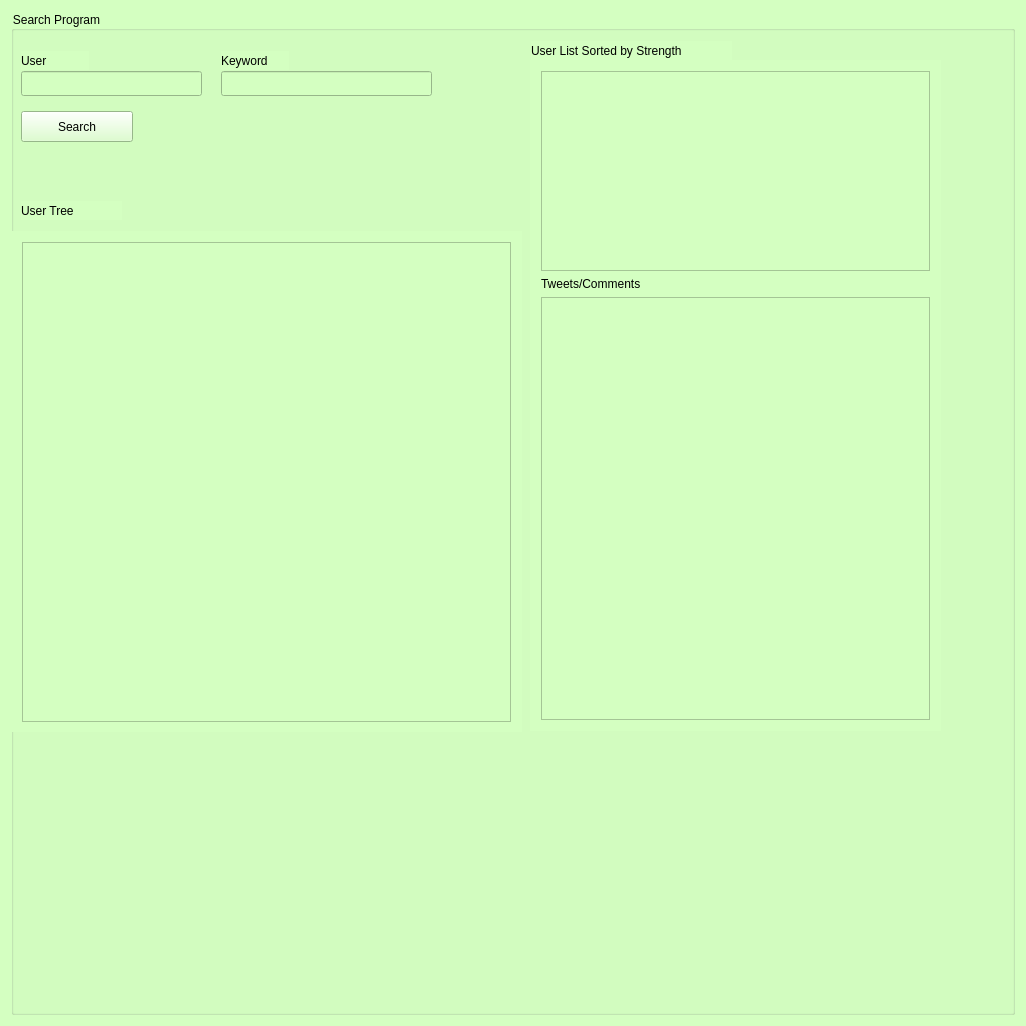
<?xml version="1.0" encoding="UTF-8"?>
<ui version="4.0">
 <class>Window</class>
 <widget class="QWidget" name="Window">
  <property name="geometry">
   <rect>
    <x>0</x>
    <y>0</y>
    <width>1026</width>
    <height>1026</height>
   </rect>
  </property>
  <property name="minimumSize">
   <size>
    <width>0</width>
    <height>0</height>
   </size>
  </property>
  <property name="windowTitle">
   <string>Window</string>
  </property>
  <property name="styleSheet">
   <string notr="true">background-color: rgb(212, 255, 193);
</string>
  </property>
  <layout class="QVBoxLayout" name="verticalLayout">
   <item>
    <widget class="QGroupBox" name="groupBox">
     <property name="minimumSize">
      <size>
       <width>1000</width>
       <height>850</height>
      </size>
     </property>
     <property name="title">
      <string>Search Program</string>
     </property>
     <widget class="QWidget" name="layoutWidget">
      <property name="geometry">
       <rect>
        <x>0</x>
        <y>220</y>
        <width>511</width>
        <height>501</height>
       </rect>
      </property>
      <layout class="QHBoxLayout" name="horizontalLayout">
       <property name="sizeConstraint">
        <enum>QLayout::SetDefaultConstraint</enum>
       </property>
       <item>
        <widget class="QTreeView" name="treeView">
         <property name="minimumSize">
          <size>
           <width>400</width>
           <height>480</height>
          </size>
         </property>
         <property name="maximumSize">
          <size>
           <width>500</width>
           <height>500</height>
          </size>
         </property>
         <attribute name="headerVisible">
          <bool>false</bool>
         </attribute>
        </widget>
       </item>
      </layout>
     </widget>
     <widget class="QLabel" name="label">
      <property name="geometry">
       <rect>
        <x>10</x>
        <y>40</y>
        <width>68</width>
        <height>19</height>
       </rect>
      </property>
      <property name="text">
       <string>User</string>
      </property>
     </widget>
     <widget class="QLineEdit" name="user_text">
      <property name="geometry">
       <rect>
        <x>10</x>
        <y>60</y>
        <width>181</width>
        <height>25</height>
       </rect>
      </property>
     </widget>
     <widget class="QLineEdit" name="keyword_text">
      <property name="geometry">
       <rect>
        <x>210</x>
        <y>60</y>
        <width>211</width>
        <height>25</height>
       </rect>
      </property>
     </widget>
     <widget class="QLabel" name="label_2">
      <property name="geometry">
       <rect>
        <x>210</x>
        <y>40</y>
        <width>68</width>
        <height>19</height>
       </rect>
      </property>
      <property name="text">
       <string>Keyword</string>
      </property>
     </widget>
     <widget class="QPushButton" name="searchButton">
      <property name="geometry">
       <rect>
        <x>10</x>
        <y>100</y>
        <width>112</width>
        <height>31</height>
       </rect>
      </property>
      <property name="text">
       <string>Search</string>
      </property>
     </widget>
     <widget class="QWidget" name="verticalLayoutWidget">
      <property name="geometry">
       <rect>
        <x>519</x>
        <y>49</y>
        <width>411</width>
        <height>671</height>
       </rect>
      </property>
      <layout class="QVBoxLayout" name="verticalLayout_2">
       <item>
        <widget class="QListWidget" name="listWidget">
         <property name="maximumSize">
          <size>
           <width>16777215</width>
           <height>200</height>
          </size>
         </property>
        </widget>
       </item>
       <item>
        <widget class="QLabel" name="label_3">
         <property name="text">
          <string>Tweets/Comments</string>
         </property>
        </widget>
       </item>
       <item>
        <widget class="QTextEdit" name="textEdit"/>
       </item>
      </layout>
     </widget>
     <widget class="QLabel" name="label_5">
      <property name="geometry">
       <rect>
        <x>10</x>
        <y>190</y>
        <width>101</width>
        <height>19</height>
       </rect>
      </property>
      <property name="text">
       <string>User Tree</string>
      </property>
     </widget>
     <widget class="QLabel" name="label_4">
      <property name="geometry">
       <rect>
        <x>520</x>
        <y>30</y>
        <width>201</width>
        <height>19</height>
       </rect>
      </property>
      <property name="text">
       <string>User List Sorted by Strength</string>
      </property>
     </widget>
    </widget>
   </item>
  </layout>
 </widget>
 <layoutdefault spacing="6" margin="11"/>
 <resources/>
 <connections/>
</ui>
